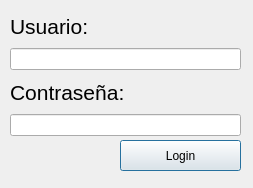
<?xml version="1.0" encoding="UTF-8"?>
<ui version="4.0">
 <class>CalculadoraLogin</class>
 <widget class="QDialog" name="CalculadoraLogin">
  <property name="geometry">
   <rect>
    <x>0</x>
    <y>0</y>
    <width>253</width>
    <height>188</height>
   </rect>
  </property>
  <property name="windowTitle">
   <string>Dialog</string>
  </property>
  <widget class="QWidget" name="verticalLayoutWidget_2">
   <property name="geometry">
    <rect>
     <x>10</x>
     <y>10</y>
     <width>231</width>
     <height>126</height>
    </rect>
   </property>
   <layout class="QVBoxLayout" name="verticalLayout_2">
    <item>
     <widget class="QLabel" name="label_3">
      <property name="enabled">
       <bool>true</bool>
      </property>
      <property name="font">
       <font>
        <pointsize>16</pointsize>
       </font>
      </property>
      <property name="text">
       <string>Usuario:</string>
      </property>
     </widget>
    </item>
    <item>
     <widget class="QLineEdit" name="usserLogin"/>
    </item>
    <item>
     <widget class="QLabel" name="label_4">
      <property name="font">
       <font>
        <pointsize>16</pointsize>
       </font>
      </property>
      <property name="text">
       <string>Contraseña:</string>
      </property>
     </widget>
    </item>
    <item>
     <widget class="QLineEdit" name="passLogin"/>
    </item>
   </layout>
  </widget>
  <widget class="QPushButton" name="botonLogin">
   <property name="geometry">
    <rect>
     <x>120</x>
     <y>140</y>
     <width>121</width>
     <height>31</height>
    </rect>
   </property>
   <property name="text">
    <string>Login</string>
   </property>
  </widget>
  <zorder>verticalLayoutWidget_2</zorder>
  <zorder>botonLogin</zorder>
  <zorder>label_3</zorder>
 </widget>
 <resources/>
 <connections/>
</ui>
